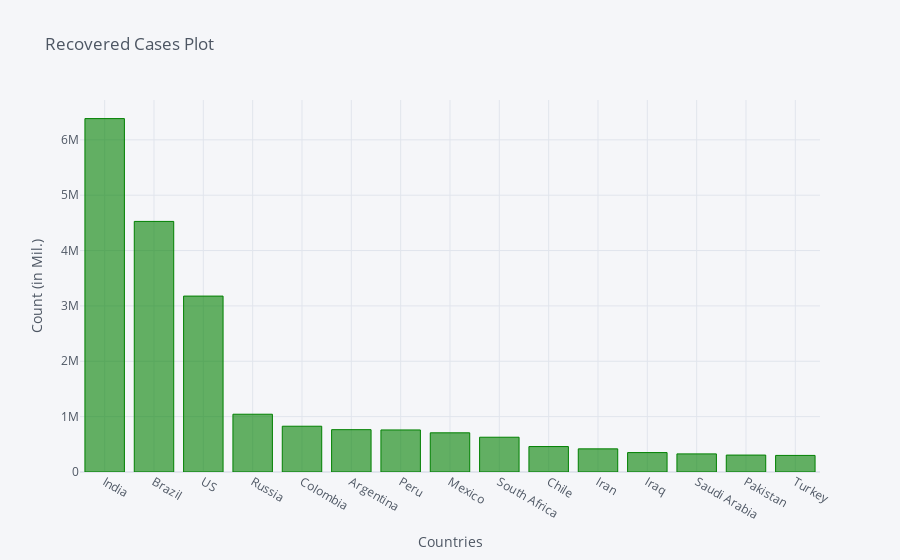

Notebook code cell kept with this figure:
### Code cell
recovered_df2_plot.iplot(kind='bar', x='Country/Region', y='10/15/20',color='green',
                         title='Recovered Cases Plot',xTitle='Countries',yTitle='Count (in Mil.)')

### Figure 1 — Plotly figure (JSON) as saved in the notebook; plotly's stock layout.template omitted (floating-point values rounded to 4 significant figures)
{"data": [{"marker": {"color": "rgba(0, 128, 0, 0.6)", "line": {"color": "rgba(0, 128, 0, 1.0)", "width": 1}}, "name": "10/15/20", "orientation": "v", "text": "", "type": "bar", "x": ["India", "Brazil", "US", "Russia", "Colombia", "Argentina", "Peru", "Mexico", "South Africa", "Chile", "Iran", "Iraq", "Saudi Arabia", "Pakistan", "Turkey"], "y": [6383441, 4526393, 3177397, 1043431, 826831, 764859, 759597, 707631, 628301, 459536, 418054, 350752, 327327, 305835, 299679]}], "layout": {"legend": {"bgcolor": "#F5F6F9", "font": {"color": "#4D5663"}}, "paper_bgcolor": "#F5F6F9", "plot_bgcolor": "#F5F6F9", "title": {"font": {"color": "#4D5663"}, "text": "Recovered Cases Plot"}, "xaxis": {"gridcolor": "#E1E5ED", "showgrid": true, "tickfont": {"color": "#4D5663"}, "title": {"font": {"color": "#4D5663"}, "text": "Countries"}, "zerolinecolor": "#E1E5ED"}, "yaxis": {"gridcolor": "#E1E5ED", "showgrid": true, "tickfont": {"color": "#4D5663"}, "title": {"font": {"color": "#4D5663"}, "text": "Count (in Mil.)"}, "zerolinecolor": "#E1E5ED"}}}
